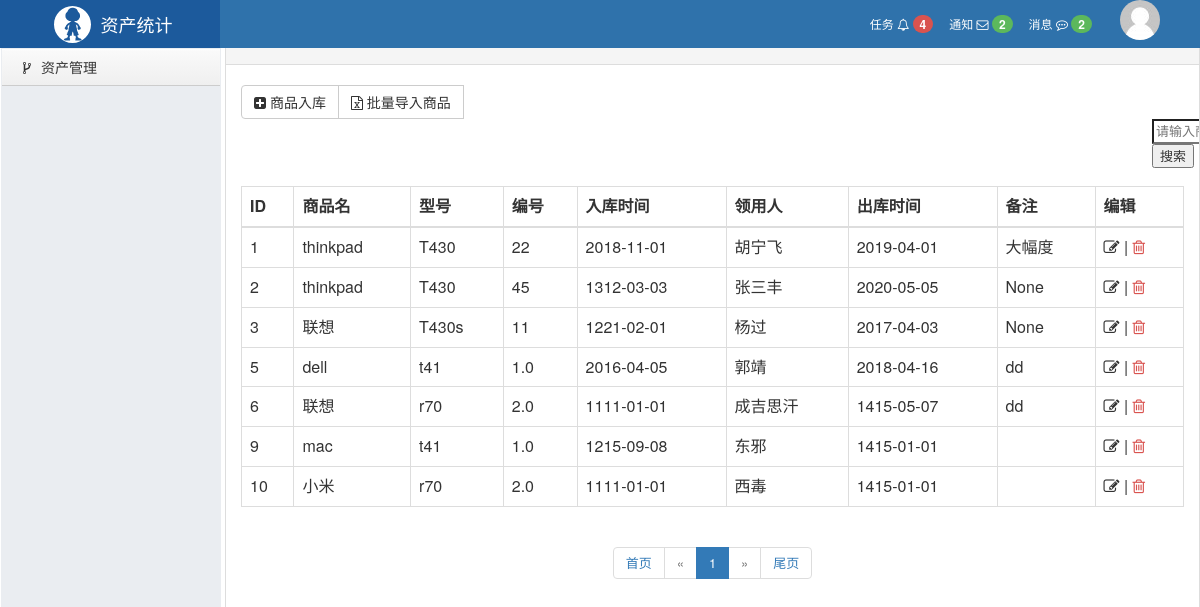
Page /asset/list/ (signed in) on the committed database.
### hnf/models.py (models this page shows)
class Asset(models.Model):
    brand = models.CharField(verbose_name='品牌', max_length=32)
    model = models.CharField(verbose_name='型号', max_length=32)
    number = models.CharField(verbose_name='编号', max_length=32)
    leader_time = models.DateTimeField(verbose_name='领用时间', max_length=32)
    leader = models.CharField(verbose_name='领用人', max_length=32)
    return_time = models.DateTimeField(verbose_name='归还时间', max_length=32,null=True)
    other = models.CharField(verbose_name='备注', max_length=128,null=True)
    def __str__(self):
        return self.leader
    class Meta:
        verbose_name="资产表"
        verbose_name_plural = verbose_name

### hnf/views.py (the view)
# urls.py: url(r'^asset/list/$', views.asset_list, name='asset_list'),
@login_required()
def asset_list(request):
    data_list = models.Asset.objects.all()
    print(data_list)
    total_count = data_list.count()
    current_page = request.GET.get("page")
    page_boj = mypage.MyPage(current_page, total_count, url_prefix="asset/list")
    data = data_list[:]  # 从第几页显示到第几页
    page_html = page_boj.page_html()  # 页面
    page_num = page_boj.num()  # 序号
    return render(request, 'asset_list.html', {'data_list': data, 'page_html': page_html, 'num': page_num})

### asset/mypage.py (called while the page is built)
    def num(self):
        return (self.current_page-1)*self.per_page

### hnf/templates/asset_list.html
{% extends 'layout.html' %}
{% block content %}
    <div class="luffy-container">
        <div class="btn-group" style="margin: 5px 0">
            <a class="btn btn-default" href="/asset/add/">
                <i class="fa fa-plus-square" aria-hidden="true"></i> 商品入库
            </a>
            <a class="btn btn-default" href="/asset/import/">
                <i class="fa fa-file-excel-o" aria-hidden="true"></i> 批量导入商品
            </a>
            <div class="right" style="margin-left: 911px" >
                <form method="get" action="{% url 'search' %}">
                  <input name="q"  type="search" placeholder="请输入商品名" required>
                  <button type="submit">搜索</button>
                </form>
            </div>
        </div>
        <table class="table table-bordered table-hover">
            <thead>
            <tr>
                <th>ID</th>
                <th>商品名</th>
                <th>型号</th>
                <th>编号</th>
                <th>入库时间</th>
                <th>领用人</th>
                <th>出库时间</th>
                <th>备注</th>
                <th>编辑</th>
            </tr>
            </thead>
            <tbody>
            {% for row in data_list %}
                <tr>
                    <td>{{ row.id }}</td>
                    <td>{{ row.brand }}</td>
                    <td>{{ row.model }}</td>
                    <td>{{ row.number }}</td>
                    <td>{{ row.leader_time|date:"Y-m-d" }}</td>
                    <td>{{ row.leader }}</td>
                    <td>{{ row.return_time|date:"Y-m-d" }}</td>
                    <td>{{ row.other }}</td>
                    <td>
                        <a style="color: #333333;" href="/asset/edit/{{ row.id }}/">
                            <i class="fa fa-edit" aria-hidden="true"></i></a>
                        |
                        <a style="color: #d9534f;" href="/asset/del/{{ row.id }}/"><i class="fa fa-trash-o"></i></a>
                    </td>
                </tr>
            {% endfor %}
            </tbody>
        </table>
    {{ page_html|safe }}
    </div>
{% endblock %}

### hnf/templates/layout.html (shortened to what this page needs)
{% load static %}
<html lang="en">
<head>
    <link rel="stylesheet" href="{% static 'plugins/bootstrap/css/bootstrap.css' %} "/>
    <link rel="stylesheet" href="{% static 'plugins/font-awesome/css/font-awesome.css' %} "/>
    <link rel="stylesheet" href="{% static 'css/commons.css' %} "/>
    <link rel="stylesheet" href="{% static 'css/nav.css' %} "/>
</head>
<body>
<div class="pg-header">
    <div class="nav">
        <div class="logo-area left">
            <a href="#">
                <img class="logo" src="{% static 'imgs/logo.svg' %}">
                <span style="font-size: 18px;">资产统计 </span>
            </a>
        </div>
        <div class="right-menu right clearfix">
            <div class="user-info right">
                <a href="#" class="avatar">
                    <img class="img-circle" src="{% static 'imgs/default.png' %}">
                </a>
            </div>
            <a class="user-menu right">
                消息
                <i class="fa fa-commenting-o" aria-hidden="true"></i>
                <span class="badge bg-success">2</span>
            </a>
            <a class="user-menu right">
                通知
                <i class="fa fa-envelope-o" aria-hidden="true"></i>
                <span class="badge bg-success">2</span>
            </a>
            <a class="user-menu right">
                任务
                <i class="fa fa-bell-o" aria-hidden="true"></i>
                <span class="badge bg-danger">4</span>
            </a>
        </div>
    </div>
</div>
<div class="pg-body">
    <div class="left-menu">
        <div class="menu-body">
            <div class="static-menu">
                                <a href="/asset/list/">
                                    <span class="icon-wrap"><i class="fa fa-code-fork"></i></span> 资产管理</a>
            </div>
        </div>
    </div>
    <div class="right-body">
        <div>
            <ol class="breadcrumb no-radius no-margin" style="border-bottom: 1px solid #ddd;">
            </ol>
        </div>
        {% block content %} {% endblock %}
    </div>
</div>
</body>
</html>

### hnf/static/css/commons.css (style rules this page uses)
body { margin: 0; }
img { border: 0; }
.left { float: left; }
.right { float: right; }
.clearfix:after { clear: both; display: block; visibility: hidden; height: 0; }
.bg-danger { background-color: #d9534f !important; color: #ffffff; }
.bg-success { background-color: #5cb85c !important; color: #ffffff; }
.badge { display: inline-block; min-width: 10px; padding: 3px 7px; font-size: 12px; font-weight: bold; line-height: 1; color: #fff; text-align: center; white-space: nowrap; vertical-align: baseline; background-color: #777; border-radius: 10px; }
.img-circle { border-radius: 50%; }

### hnf/static/css/nav.css (style rules this page uses)
.nav { min-width: 980px; height: 48px; background-color: #2F72AB; color: #ffffff; line-height: 48px; overflow: visible; font-size: 12px; }
.nav .logo-area { width: 220px; overflow: hidden; height: 48px; text-align: center; background-color: #1c5a9c; }
.nav .logo-area > a { color: #ffffff; text-decoration: none; display: inline-block; }
.nav .logo-area .logo { height: 37px; width: 37px; float: left; margin: 6px; margin-right: 10px; }
.nav .right-menu .user-menu { padding: 0 8px; cursor: pointer; color: white; text-decoration: none; }
.nav .right-menu .user-info { padding: 0 30px 0 10px; height: 48px; position: relative; }
.nav .right-menu .user-info .avatar { display: inline-block; padding: 0 10px; height: 48px; }

### hnf/templates/layout.html (style rules this page uses)
body { margin: 0; }
.no-radius { border-radius: 0; }
.no-margin { margin: 0; }
.pg-body > .left-menu { background-color: #EAEDF1; position: absolute; left: 1px; top: 48px; bottom: 0; width: 220px; border: 1px solid #EAEDF1; overflow: auto; }
.pg-body > .right-body { position: absolute; left: 225px; right: 0; top: 48px; bottom: 0; overflow: scroll; border: 1px solid #ddd; border-top: 0; font-size: 13px; min-width: 755px; }
.luffy-container { padding: 15px; }
.left-menu .menu-body .static-menu .icon-wrap { width: 20px; display: inline-block; text-align: center; }
.left-menu .menu-body .static-menu a { text-decoration: none; padding: 8px 15px; border-bottom: 1px solid #ccc; color: #333; display: block; background: #efefef; background: -webkit-gradient(linear, left bottom, left top, color-stop(0, #efefef), color-stop(1, #fafafa)); background: -ms-linear-gradient(bottom, #efefef, #fafafa); background: -moz-linear-gradient(center bottom, #efefef 0%, #fafafa 100%); background: -o-linear-gradient(bottom, #efefef, #fafafa); filter: progid:dximagetransform.microsoft.gradient(startColorStr='#e3e3e3', EndColorStr='#ffffff'); -ms-filter: "progid:DXImageTransform.Microsoft.gradient(startColorStr='#fafafa',EndColorStr='#efefef')"; box-shadow: inset 0px 1px 1px white; }

### rows in the picture
Asset: id "1", brand "thinkpad", model "T430", number "22", leader_time "2018-11-01", leader "胡宁飞", return_time "2019-04-01", other "大幅度"
Asset: id "2", brand "thinkpad", model "T430", number "45", leader_time "1312-03-03", leader "张三丰", return_time "2020-05-05", other "None"
Asset: id "3", brand "联想", model "T430s", number "11", leader_time "1221-02-01", leader "杨过", return_time "2017-04-03", other "None"
Asset: id "5", brand "dell", model "t41", number "1.0", leader_time "2016-04-05", leader "郭靖", return_time "2018-04-16", other "dd"
Asset: id "6", brand "联想", model "r70", number "2.0", leader_time "1111-01-01", leader "成吉思汗", return_time "1415-05-07", other "dd"
Asset: id "9", brand "mac", model "t41", number "1.0", leader_time "1215-09-08", leader "东邪", return_time "1415-01-01"
Asset: id "10", brand "小米", model "r70", number "2.0", leader_time "1111-01-01", leader "西毒", return_time "1415-01-01"

### other values in the picture
{{ page_html|safe }} "首页 « 1 » 尾页"
